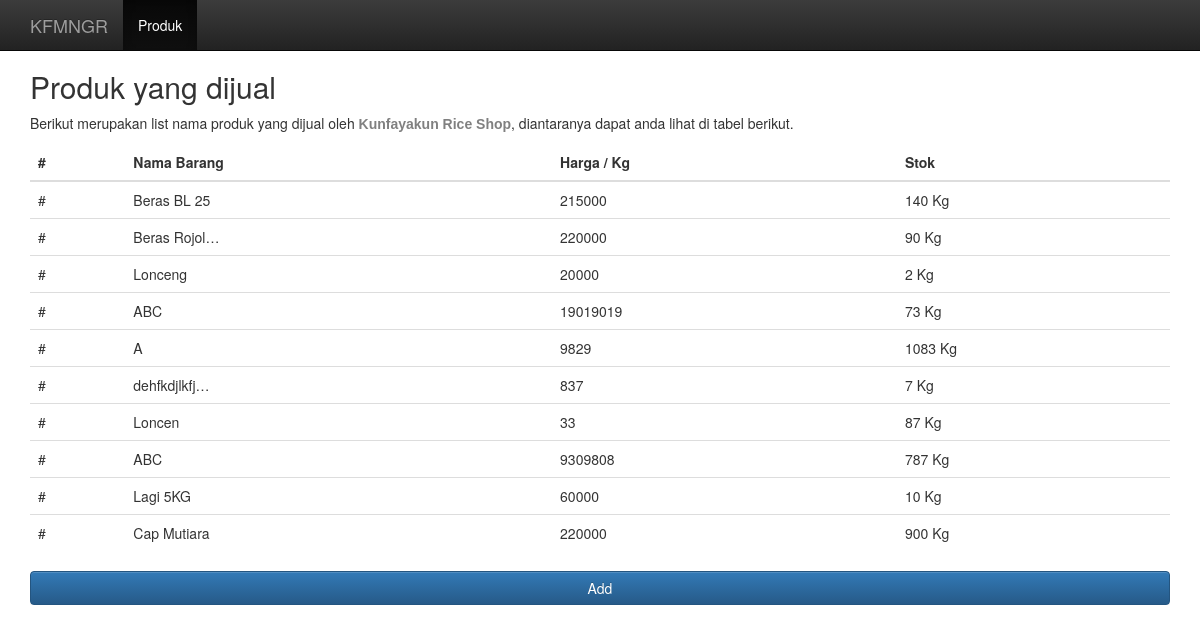
/product/, run on an earlier commit of the app's database.
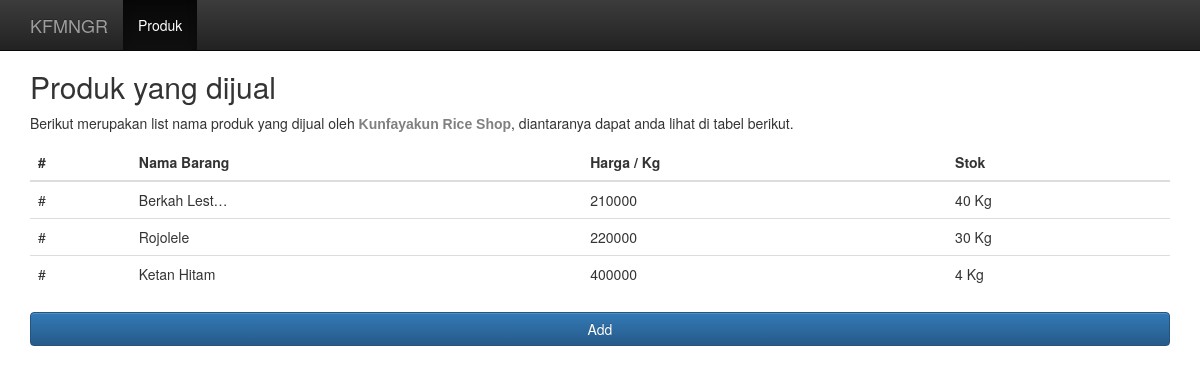
And on a later commit of the database.
### products/models.py (models this page shows, shortened)
class Product(models.Model):
    name = models.CharField(max_length=100)
    price = models.IntegerField(default=0)
    detail = models.CharField(max_length=100)
    weight = models.IntegerField(default=0)
    sku = models.CharField(blank=True, null=True, max_length=10)
    stock = models.IntegerField(default=0)
    created_at = models.DateTimeField(auto_now_add = True, auto_now = False)
    updated_at = models.DateTimeField(auto_now_add = False, auto_now = True)
    def __str__(self):
        return str(self.name)
    def get_stock_amount(self):
        return str(self.stock) + " Kg"
    @staticmethod
    def get_all_products():
        return Product.objects.all()

### products/views.py (the view)
# urls.py: url(r'^product/$', products, name='products'),
def products(request):
    products = Product.get_all_products()
    return render(request, 'products.html', {'products': products})

### products/templates/products.html (shortened to what this page needs)
{% extends 'base.html' %}
{% block content %}
  <h2>Produk yang dijual</h2>
  <p>Berikut merupakan list nama produk yang dijual oleh <b style="color:grey; font-family: 'Arial'">Kunfayakun Rice Shop</b>, diantaranya dapat anda lihat di tabel berikut.</p>
  <div class="table-responsive">
  <table class="table">
    <thead>
      <tr>
        <th>#</th>
        <th>Nama Barang</th>
        <th>Harga / Kg</th>
        <th>Stok</th>
      </tr>
    </thead>
    <tbody>
      {% for product in products %}
      <tr>
        <td>#</td>
        <td title="{{product.name}}">{{ product|truncatechars:12 }}</td>
        <td>{{ product.price }}</td>
        <td>{{ product.get_stock_amount }}</td>
      </tr>
      {% endfor %}
    </tbody>
  </table>
  <a href="{% url 'create_product' %}" class="btn btn-primary btn-block">Add</a>
{% endblock %}

### kfmngr/templates/base.html (shortened to what this page needs)
<!DOCTYPE html>
{% load staticfiles %}
<html lang="en">
  <head>
    <link rel="stylesheet" href="https://maxcdn.bootstrapcdn.com/bootstrap/3.3.7/css/bootstrap.min.css">
    <link rel="stylesheet" href="https://maxcdn.bootstrapcdn.com/bootstrap/3.3.7/css/bootstrap-theme.min.css">
    <link rel="stylesheet" href="{% static 'css/kfmngr-style.css' %}">
  </head>
  <body>
    <nav class="navbar navbar-inverse navbar-fixed-top">
      <div class="container">
        <div class="navbar-header">
          <a class="navbar-brand" href="#">KFMNGR</a>
        </div>
        <div id="navbar" class="collapse navbar-collapse">
          <ul class="nav navbar-nav">
            <li class="active"><a href="{% url 'products' %}">Produk</a></li>
          </ul>
        </div>
      </div>
    </nav>
    <div class="container">
        {% block content %}{% endblock %}
    </div>
  </body>
</html>

### kfmngr/static/css/kfmngr-style.css (style rules this page uses)
body { padding-top: 50px; }

What changed in the data, as far as the page shows it:
removed Product: name "Beras BL 25", price "215000", get_stock_amount "140 Kg"
removed Product: name "Beras Rojol…", price "220000", get_stock_amount "90 Kg"
removed Product: name "Lonceng", price "20000", get_stock_amount "2 Kg"
removed Product: name "ABC", price "19019019", get_stock_amount "73 Kg"
removed Product: name "A", price "9829", get_stock_amount "1083 Kg"
removed Product: name "dehfkdjlkfj…", price "837", get_stock_amount "7 Kg"
removed Product: name "Loncen", price "33", get_stock_amount "87 Kg"
removed Product: name "ABC", price "9309808", get_stock_amount "787 Kg"
removed Product: name "Lagi 5KG", price "60000", get_stock_amount "10 Kg"
removed Product: name "Cap Mutiara", price "220000", get_stock_amount "900 Kg"
added Product: name "Berkah Lest…", price "210000", get_stock_amount "40 Kg"
added Product: name "Rojolele", price "220000", get_stock_amount "30 Kg"
added Product: name "Ketan Hitam", price "400000", get_stock_amount "4 Kg"
